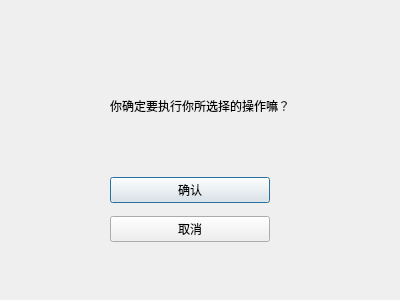
<?xml version="1.0" encoding="UTF-8"?>
<ui version="4.0">
 <class>ConfirmDialogMaintain</class>
 <widget class="QDialog" name="ConfirmDialogMaintain">
  <property name="geometry">
   <rect>
    <x>0</x>
    <y>0</y>
    <width>400</width>
    <height>300</height>
   </rect>
  </property>
  <property name="windowTitle">
   <string>Dialog</string>
  </property>
  <widget class="QLabel" name="label">
   <property name="geometry">
    <rect>
     <x>110</x>
     <y>70</y>
     <width>181</width>
     <height>71</height>
    </rect>
   </property>
   <property name="text">
    <string>你确定要执行你所选择的操作嘛？</string>
   </property>
  </widget>
  <widget class="QWidget" name="verticalLayoutWidget">
   <property name="geometry">
    <rect>
     <x>110</x>
     <y>170</y>
     <width>160</width>
     <height>80</height>
    </rect>
   </property>
   <layout class="QVBoxLayout" name="verticalLayout">
    <item>
     <widget class="QPushButton" name="confirmButton">
      <property name="text">
       <string>确认</string>
      </property>
     </widget>
    </item>
    <item>
     <widget class="QPushButton" name="cancelButton">
      <property name="text">
       <string>取消</string>
      </property>
     </widget>
    </item>
   </layout>
  </widget>
 </widget>
 <resources/>
 <connections/>
</ui>
